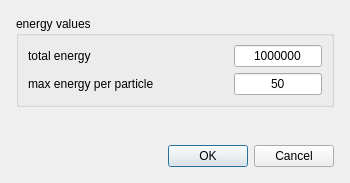
<?xml version="1.0" encoding="UTF-8"?>
<ui version="4.0">
 <class>NewParticlesDialog</class>
 <widget class="QDialog" name="NewParticlesDialog">
  <property name="geometry">
   <rect>
    <x>0</x>
    <y>0</y>
    <width>350</width>
    <height>183</height>
   </rect>
  </property>
  <property name="minimumSize">
   <size>
    <width>350</width>
    <height>0</height>
   </size>
  </property>
  <property name="windowTitle">
   <string>Add particles</string>
  </property>
  <layout class="QGridLayout" name="gridLayout">
   <property name="leftMargin">
    <number>16</number>
   </property>
   <property name="topMargin">
    <number>16</number>
   </property>
   <property name="rightMargin">
    <number>16</number>
   </property>
   <property name="bottomMargin">
    <number>16</number>
   </property>
   <property name="spacing">
    <number>16</number>
   </property>
   <item row="0" column="0">
    <widget class="QGroupBox" name="groupBox">
     <property name="title">
      <string>energy values</string>
     </property>
     <property name="flat">
      <bool>true</bool>
     </property>
     <layout class="QGridLayout" name="gridLayout_2" columnminimumwidth="200,0">
      <item row="0" column="0">
       <widget class="QLabel" name="label">
        <property name="text">
         <string>total energy</string>
        </property>
       </widget>
      </item>
      <item row="0" column="1">
       <widget class="QLineEdit" name="totalEnergyEdit">
        <property name="text">
         <string>1000000</string>
        </property>
        <property name="frame">
         <bool>true</bool>
        </property>
        <property name="alignment">
         <set>Qt::AlignCenter</set>
        </property>
       </widget>
      </item>
      <item row="1" column="0">
       <widget class="QLabel" name="label_2">
        <property name="text">
         <string>max energy per particle</string>
        </property>
       </widget>
      </item>
      <item row="1" column="1">
       <widget class="QLineEdit" name="maxEnergyPerParticleEdit">
        <property name="text">
         <string>50</string>
        </property>
        <property name="frame">
         <bool>true</bool>
        </property>
        <property name="alignment">
         <set>Qt::AlignCenter</set>
        </property>
       </widget>
      </item>
     </layout>
    </widget>
   </item>
   <item row="2" column="0">
    <widget class="QDialogButtonBox" name="buttonBox">
     <property name="orientation">
      <enum>Qt::Horizontal</enum>
     </property>
     <property name="standardButtons">
      <set>QDialogButtonBox::Cancel|QDialogButtonBox::Ok</set>
     </property>
    </widget>
   </item>
   <item row="1" column="0">
    <spacer name="verticalSpacer">
     <property name="orientation">
      <enum>Qt::Vertical</enum>
     </property>
     <property name="sizeHint" stdset="0">
      <size>
       <width>20</width>
       <height>40</height>
      </size>
     </property>
    </spacer>
   </item>
  </layout>
 </widget>
 <resources/>
 <connections>
  <connection>
   <sender>buttonBox</sender>
   <signal>rejected()</signal>
   <receiver>NewParticlesDialog</receiver>
   <slot>reject()</slot>
   <hints>
    <hint type="sourcelabel">
     <x>316</x>
     <y>260</y>
    </hint>
    <hint type="destinationlabel">
     <x>286</x>
     <y>274</y>
    </hint>
   </hints>
  </connection>
 </connections>
</ui>
